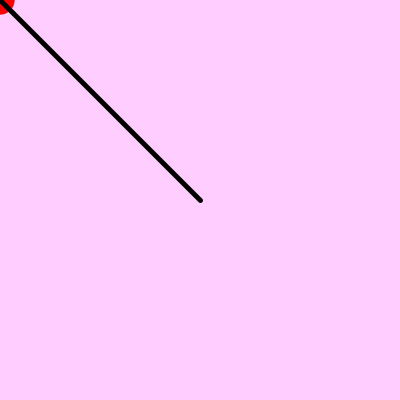
Frame 1 (no input)
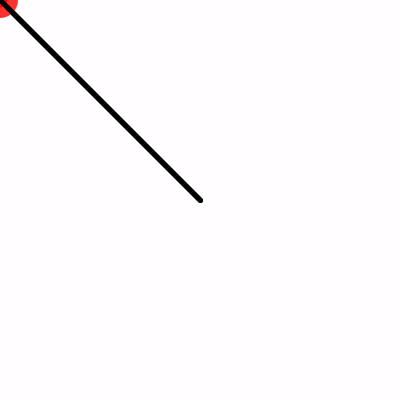
Frame 60 (the mouse pressed at the canvas centre just before this capture)
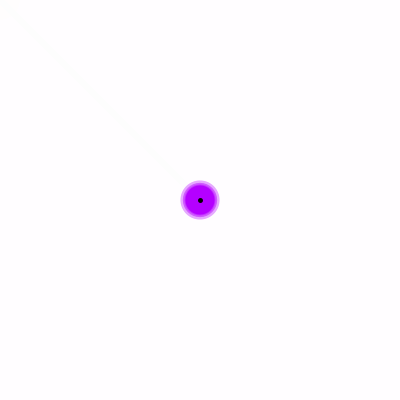
Frame 120 (the mouse held since frame 60 and released just before this capture)

The Processing sketch that drew these frames (run headless with seeded random() and noise(); from frame 60 on, the mouse is pressed at the canvas centre):

// Processing sketch: processing_60226
// ── processing_60226.pde

void setup(){


 size(400,400);
 background(255,255,255);
}
 

void draw(){ 
float r;
r=random(10,40);

smooth();
noStroke();
  
//background(255,0,255);
fill(255,0,255,50);
rectMode(CENTER);
rect(200,200,400,400);
 
noStroke();
colorMode(HSB);
fill(mouseX,255,255); 
ellipseMode(CENTER);
ellipse(mouseX,mouseY,r,r); 

stroke(0);
strokeWeight(5);
line(200,200,mouseX,mouseY);


}
